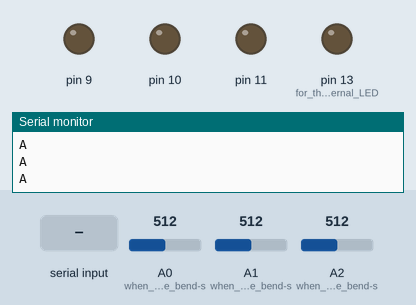
Simulated run of this sketch. Board: Arduino Uno, built with avr-gcc and run on an emulated ATmega328P. Shown: output pins drawn as LEDs (lit = HIGH), the last lines printed to the serial monitor. Inputs (shaded band) come from the test bench; at power-on: A0 (when_used_with_the_bend-s) = 512, A1 (when_used_with_the_bend-s) = 512, A2 (when_used_with_the_bend-s) = 512.

Above: at 1.0 s.
1.1 s: "90,45,200," received over Serial
At 2.0 s:
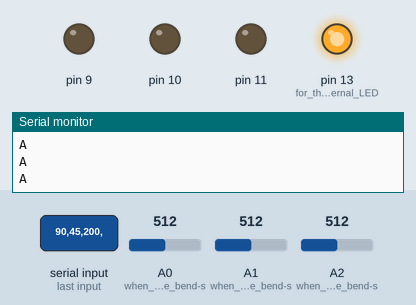
4.1 s: "0," received over Serial
At 6.26 s:
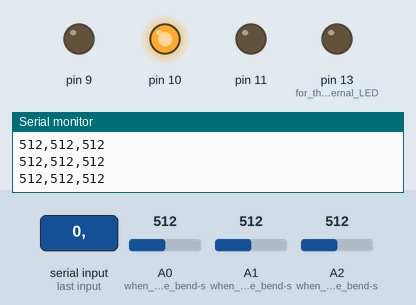
7.1 s: "90,45," received over Serial
At 8.26 s:
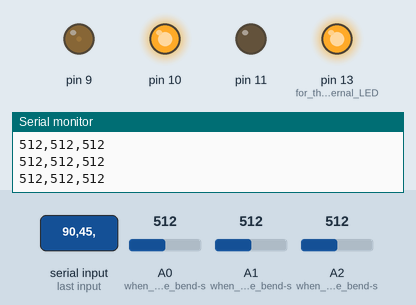
10.1 s: "1," received over Serial
At 12.41 s:
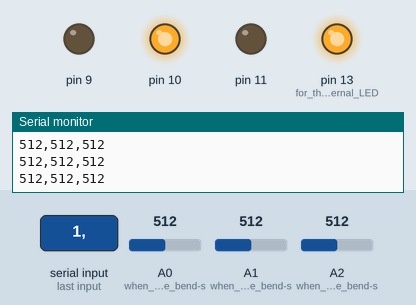
Timing chart, 0 to 14.1 s (numbered marks = the images above; inputs shaded):
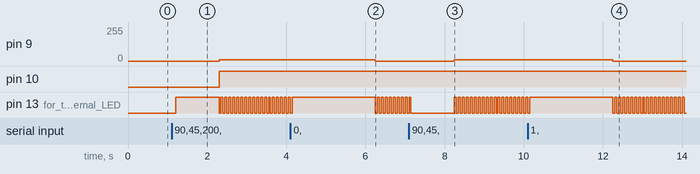

The sketch:

Arduino-Handshake.ino
```cpp
//////////////////////////////////////////////////////////////////////
//
// Based on code by Edwin Dertien
//
// A2: threshold      -> buzzer/speakr on 10
// A1: analog mapping -> servo on 9
// A0: toggle         -> neopixel on 11
//
///////////////////////////////////////////////////////////////////////

unsigned long looptime;
boolean state;
boolean released;

int pinA2ToD10;
int pinA1ToD09;
int pinA0ToD11;

void setup() {
  Serial.begin(9600);          // data to serial monitor/plotter
  //inputs:
  pinMode(A0,INPUT_PULLUP);  // when used with the bend-sensor
  pinMode(A1, INPUT_PULLUP);   // when used with the bend-sensor
  pinMode(A2, INPUT_PULLUP); // when used with the bend-sensor
  //
  //outputs:
  pinMode(9, OUTPUT);
  pinMode(10, OUTPUT);
  pinMode(11, OUTPUT);
  pinMode(13, OUTPUT);        // for the internal LED

  establishContact(); //contact with processing via serial port
}

void loop() {

  if (millis() > looptime + 49) {
    looptime = millis();
    // toggle the on-board LED, 10Hz
    if (digitalRead(13)) digitalWrite(13, LOW);
    else digitalWrite(13, HIGH);

    if (Serial.available() > 0) {

      splitDataIn();

      delay(100);

    } else {
      //send
      Serial.print(analogRead(A2));
      Serial.print(',');
      Serial.print(analogRead(A1));
      Serial.print(',');
      Serial.print(analogRead(A0));
      Serial.println();

      delay(10);

    }

    //threshold
    if (pinA2ToD10 < 500) digitalWrite(10, HIGH);
    else digitalWrite(10, LOW);

    //map
    analogWrite(9, (map(pinA1ToD09, 0, 1023, 0, 255)));
  }

  //toggle
  if (pinA0ToD11 > 300 && state == 0 && released) {
    digitalWrite(11, HIGH);
    state = 1;
    released = 0;
  }
  if (state == 1 && pinA0ToD11 > 300 && released ) {
    digitalWrite(11, LOW);
    state = 0;
    released = 0;
  }
  if (pinA0ToD11 < 100) released = 1;
}


void establishContact() {
  while (Serial.available() <= 0) {
    Serial.println("A");   // send a capital A
    delay(300);
  }
}

void splitDataIn() {

  pinA2ToD10 = Serial.readStringUntil(',').toInt(); // writes in the string all the inputs till a comma
  pinA1ToD09 = Serial.readStringUntil(',').toInt();
  pinA0ToD11 = Serial.readStringUntil('\n').toInt(); // writes in the string all the inputs till the end of line character

}
```

Measured:
- after the input at 1.1 s, pin 9: 0/255 → 11/255 after 1.2 s; pin 10: LOW → HIGH after 1.2 s; pin 13 (for_the_internal_LED): LOW → HIGH after 0.10 s, then repeats every 0.10 s: LOW 0.05 s, HIGH 0.05 s
- after the input at 4.1 s, pin 9: 11/255 → 0/255 after 2.2 s
- after the input at 7.1 s, pin 9: 0/255 → 11/255 after 1.2 s
- after the input at 10.1 s, pin 9: 11/255 → 0/255 after 2.2 s
